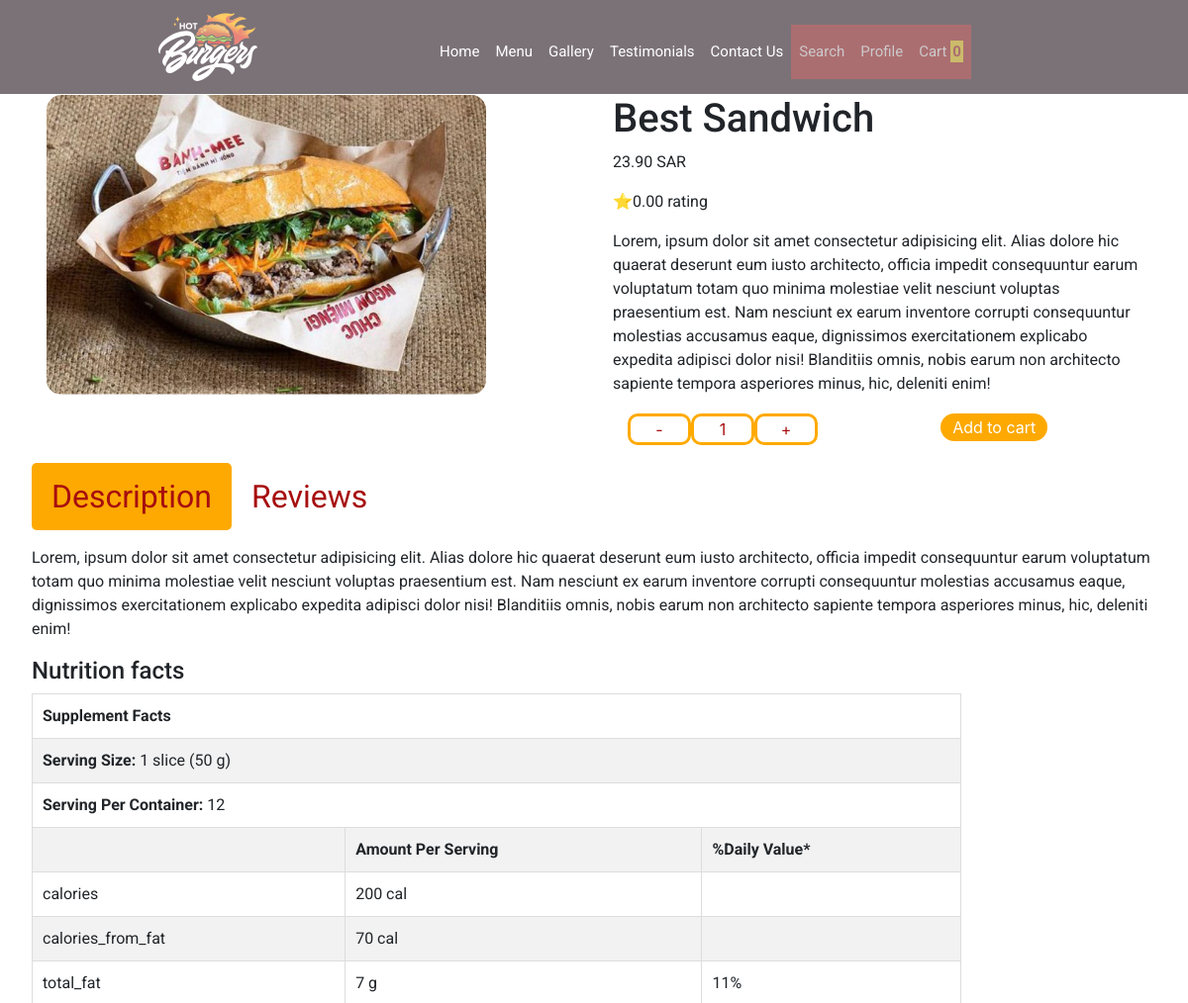
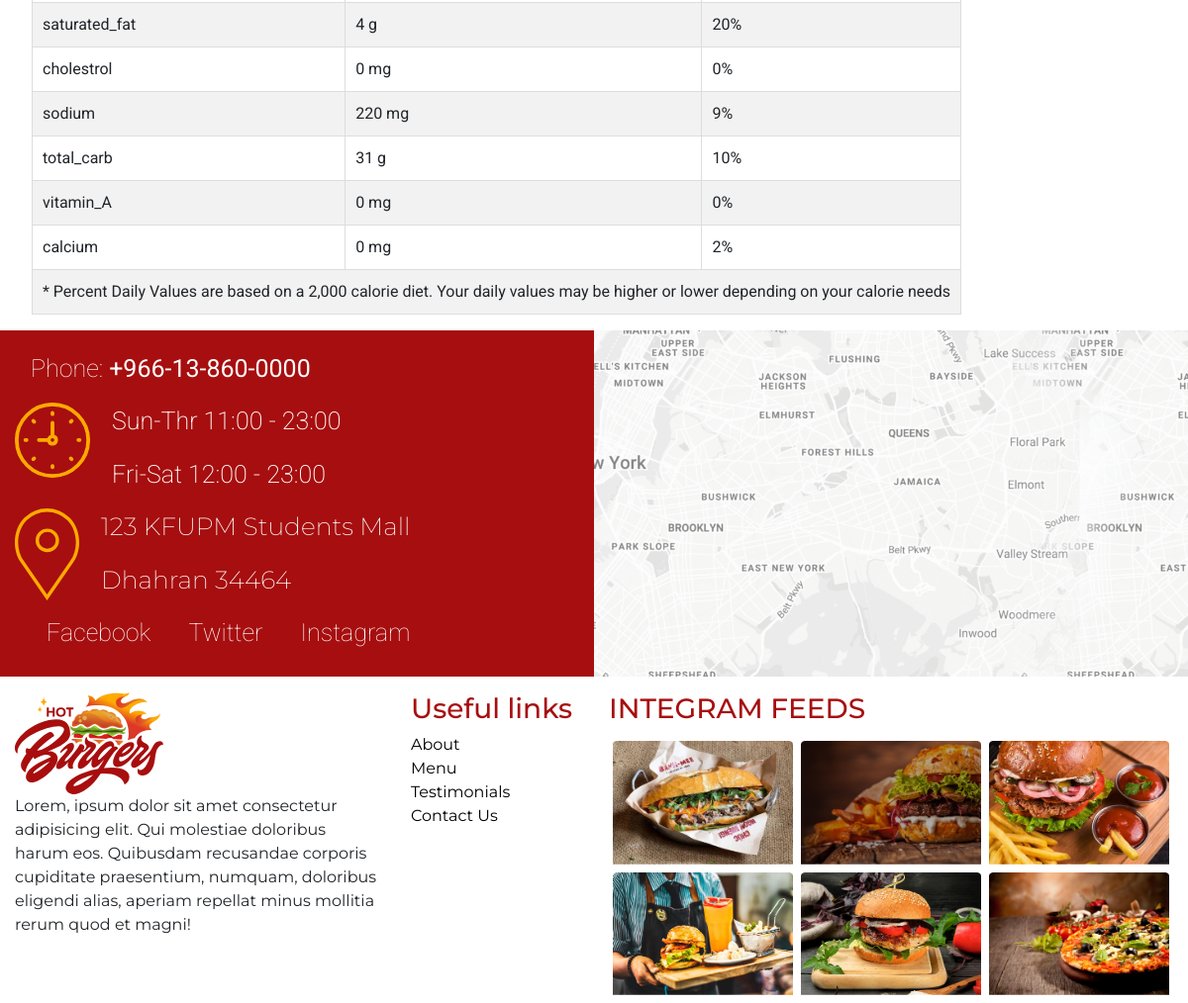
Screenshot of /detail.php?id=1 with the database file from the repository (2 pictures, top to bottom).
### tables this page shows
CREATE TABLE `meal` (
  `id` int(11) NOT NULL,
  `title` varchar(50) NOT NULL,
  `price` decimal(10,4) UNSIGNED NOT NULL,
  `image` varchar(500) NOT NULL,
  `description` varchar(500) NOT NULL
);

### php/meal_db.php (called while the page is built, shortened)
<?php
class Meal_db
{
    private $connection;
    private $host = "localhost";
    private $database = "meals_db";
    private $username = "root";
    private $password = "";
    function __construct()
    {
        $this->connection = mysqli_connect($this->host, $this->username, $this->password, $this->database);
    }
    function getAllMeals()
    {
        $mealsArr = array();
        $query = 'SELECT * FROM meal';
        if ($result = mysqli_query($this->connection, $query)) {
            if (mysqli_num_rows($result) > 0) {
                while ($row = mysqli_fetch_array($result)) {
                    foreach ($this->arr as $facts) {
                        if ($facts["id"] = $row["id"]) {
                            $row["nutrition"] = $facts["nutrition"];
                        }
                    }
                    array_push($mealsArr, $row);
                }
            }
        }
        return $mealsArr;
    }
    function getMealById($id)
    {
        $row = null;
        $query = "SELECT * FROM meal WHERE id=$id";
        if ($result = mysqli_query($this->connection, $query)) {
            if (mysqli_num_rows($result) > 0) {
                if ($row = mysqli_fetch_array($result)) {
                    foreach ($this->arr as $facts) {
                        if ($facts["id"] = $row["id"]) {
                            $row["nutrition"] = $facts["nutrition"];
                        }
                    }
                }
            }
        }
        return $row;
    }
}

### detail.php (the view, shortened to what this page needs)
<!DOCTYPE html>
<html lang="en">
<head>
    <link href="css/style.css" rel="stylesheet">
    <link href="https://maxcdn.bootstrapcdn.com/bootstrap/4.5.2/css/bootstrap.min.css" rel="stylesheet">
</head>
<body>
    <?php
    include_once 'include/inc.header.php';
    ?>
    <?php
    require_once("php/meal_db.php");
    $meals = new Meal_db();
    $id = $_GET["id"];
    $meal = $meals->getMealById($id);
    ?>
    <div class="details" style="padding-left:2rem; padding-right:1.5rem">
        <div class="container-fluid">
            <div class="row">
                <div class="col-md-12 col-lg-6">
                    <img alt=sandwich class="rounded-corners" src="projectImages/<?php echo $meal["image"] ?>">
                </div>
                <div class="col-md-12 col-lg-6">
                    <h1><?php echo $meal["title"] ?></h1>
                    <p><?php echo sprintf("%.2f", $meal["price"]) ?> SAR</p>
                    <?php
                    $rating = 0;
                    ?>
                    <p>⭐<?php echo sprintf("%.2f", $rating) ?> rating</p>
                    <p>Lorem, ipsum dolor sit amet consectetur adipisicing elit. Alias
                        dolore hic quaerat deserunt eum iusto architecto, officia impedit consequuntur earum voluptatum
                        totam quo minima molestiae velit nesciunt voluptas praesentium est. Nam nesciunt ex earum
                        inventore corrupti consequuntur molestias accusamus eaque, dignissimos exercitationem explicabo
                        expedita adipisci dolor nisi! Blanditiis omnis, nobis earum non architecto sapiente tempora
                        asperiores minus, hic, deleniti enim!</p>
                    <div class="container">
                        <div class="row">
                            <div class="col-7 buttons-min-width">
                                <button class="quantity-button" onclick="decreaseQuantity()">-</button>
                                <button class="quantity-button" id="cartQuantityBtn">1</button>
                                <button class="quantity-button" onclick="increaseQuantity()">+</button>
                            </div>
                            <div class="col-5">
                                <a id="count"
                                   href="php/cart.php?<?php echo sprintf("id=%s&back=%s?id=%s&count=1", $id, urlencode("../detail.php"), $id); ?>">
                                    <button class="inline-block yellow-button"
                                            style="color:#a70e0f; border-left:1.5rem">Add to cart
                                    </button>
                                </a>
                            </div>
                        </div>
                    </div>
                </div>
            </div>
        </div>
        <div style="margin-top: 1rem; margin-bottom: 1rem">
            <ul class="nav nav-pills">
                <li class="nav-item"><a class="active description" data-toggle="tab" href="#detailsPane"
                                        onclick="highlightDescription()" id="description">Description</a></li>
                <li class="nav-item"><a class="description" data-toggle="tab" href="#reviewsPane"
                                        onclick="showReviews()" id="reviews"
                                        style="background-color: white;">Reviews</a>
                </li>
            </ul>
        </div>
        <div class="tab-content">
            <div class="tab-pane active" id="detailsPane" role="tabpanel">
                <p><?php echo $meal["description"] ?></p>
                <h4>Nutrition facts</h4>
                <?php
                $nutritionInfo = $meal["nutrition"];
                ?>
                <table class="details-table">
                    <tr>
                        <td colspan="3"><b>Supplement Facts</b></td>
                    </tr>
                    <tr>
                        <td colspan="3"><b>Serving Size: </b><?php echo $nutritionInfo["serving_size"] ?></td>
                    </tr>
                    <tr>
                        <td colspan="3"><b>Serving Per
                                Container: </b><?php echo $nutritionInfo["serving_per_container"] ?></td>
                    </tr>
                    <tr>
                        <td></td>
                        <td><b>Amount Per Serving</b></td>
                        <td><b>%Daily Value*</b></td>
                    </tr>
                    <?php
                    $facts = $nutritionInfo["facts"];
                    ?>
                    <?php for ($i = 0; $i < count($facts); $i++): ?>
                        <tr>
                            <td><?php echo $facts[$i]["item"]; ?></td>
                            <td><?php echo $facts[$i]["amount_per_serving"] . " " . $facts[$i]["unit"]; ?></td>
                            <td><?php echo $facts[$i]["daily_value"]; ?></td>
                        </tr>
                    <?php endfor; ?>
                    <tr>
                        <td colspan="3">* Percent Daily Values are based on a 2,000 calorie diet. Your daily values may
                            be
                            higher or lower depending on your calorie needs
                        </td>
                    </tr>
                </table>
            </div>
        </div>
    </div>
    <?php
    include_once 'include/inc.footer.php';
    ?>
</body>
</html>

### include/inc.header.php (shortened to what this page needs)
<div class="top-nav-container">
    <nav class="navbar navbar-expand-xl navbar-dark top-nav" style="padding-right: 10rem; padding-left: 10rem">
        <img alt="burger" class="navbar-brand white-logo" src="projectImages/logo-White.svg" width="100">
        <div class="collapse navbar-collapse left-margin" id="collapsibleNavbar">
            <ul class="navbar-nav">
                <li class="nav-item">
                    <a class="nav-link" href="index.php">Home</a>
                </li>
                <li class="nav-item">
                    <a class="nav-link" href="index.php#menu">Menu</a>
                </li>
                <li class="nav-item">
                    <a class="nav-link" href="index.php#gallery">Gallery</a>
                </li>
                <li class="nav-item">
                    <a class="nav-link" href="index.php#testimonials">Testimonials</a>
                </li>
                <li class="nav-item">
                    <a class="nav-link" href="#contactUs">Contact Us</a>
                </li>
                <li class="nav-item">
                    <a class="nav-link active-a" href="#">Search</a>
                </li>
                <li class="nav-item">
                    <a class="nav-link active-a" href="#">Profile</a>
                </li>
                <li class="nav-item">
                    <a class="nav-link active-a" data-target="#cartContent" data-toggle="modal" href="#">Cart <span
                                class="cart-quantity" id="cartQuantity"><?php
                            require_once("php/meal_db.php");
                            $meals = new Meal_db();
                            $mealsArray = $meals->getAllMeals();
                            if (isset($_COOKIE["cart"])) {
                                $cookieStr = $_COOKIE["cart"];
                                echo ((strlen($cookieStr) - 1) / 2) + 1;
                            } else {
                                echo "0";
                            }
                            ?></span></a>
                </li>
            </ul>
        </div>
    </nav>
</div>
                    <?php
                    require_once("php/meal_db.php");
                            ?>

### include/inc.footer.php
<div class="margin-top-1rem white-text container-fluid">
    <div class="row">
        <div class="contact col-lg-6" id="contactUs">
            <div>
                <p class="roboto">Phone: <b>+966-13-860-0000</b></p>
                <div>
                    <img alt="clock" class="inline-block" height="76" src="projectImages/clock.svg" width="76" style="vertical-align: top;">
                    <div class="inline-block">
                        <p>Sun-Thr 11:00 - 23:00</p>
                        <p>Fri-Sat 12:00 - 23:00</p>
                    </div>
                </div>
                <div>
                    <img alt="clock" height="93" src="projectImages/placeholder.svg" style="vertical-align: top;"
                         width="65">
                    <div class="inline-block">
                        <p class="montserrat" style="font-weight: 200;">123 KFUPM Students Mall</p>
                        <p class="montserrat" style="font-weight: 200;">Dhahran 34464</p>
                    </div>
                </div>
                <div class="socials">
                    <div class="roboto" style="margin-bottom: 20px;">
                        <a href="https://www.facebook.com" style="color:white">Facebook</a>
                        <a href="https://www.twitter.com" style="color:white">Twitter</a>
                        <a href="https://www.instagram.com" style="color:white">Instagram</a>
                    </div>
                </div>
            </div>
        </div>
        <div class="map-background col-lg-6"></div>
    </div>
</div>
<div class="bottom-nav margin-top-1rem container-fluid">
    <div class="row">
        <div class="padding-right col-lg-4 col-md-12 col-xs-12">
            <img alt="burger red logo" src="projectImages/logo-red.svg">
            <p class="paragraph4">Lorem, ipsum dolor sit amet consectetur adipisicing elit. Qui molestiae doloribus
                harum eos. Quibusdam recusandae corporis cupiditate praesentium, numquam, doloribus eligendi alias,
                aperiam repellat minus mollitia rerum quod et magni!
            </p>
        </div>
        <div class="bottom-links col-lg-2 col-md-4 col-xs-12">
            <h3>Useful links</h3>
            <nav>
                <ul>
                    <li><a href="#">About</a></li>
                    <li><a href="#menu">Menu</a></li>
                    <li><a href="#testimonials">Testimonials</a></li>
                    <li><a href="#contactUs">Contact Us</a></li>
                </ul>
            </nav>
        </div>
        <div class="col-lg-6 col-md-8 col-xs-12 mx-auto">
            <div class="d-flex flex-row bd-highlight mb-2 mx-auto" style="max-width: 768px;">
                <h3 class="text-left">INTEGRAM FEEDS</h3>
            </div>
            <div class="d-flex flex-row bd-highlight mb-2 mx-auto" style="max-width: 768px;">
                <a class="d-flex align-items-stretch mx-1" href="https://www.instagram.com"><img alt="insta meal1" src="projectImages/meal1.png" class="img-fluid"></a>
                <a class="d-flex align-items-stretch mx-1"  href="https://www.instagram.com"><img alt="insta meal2" src="projectImages/meal2.png" class="img-fluid"></a>
                <a class="d-flex align-items-stretch mx-1"  href="https://www.instagram.com"><img alt="insta meal3" src="projectImages/meal3.png" class="img-fluid"></a>
            </div>
            <div class="d-flex flex-row bd-highlight mb-2 mx-auto" style="max-width: 768px;">
                <a class="d-flex align-items-stretch mx-1"  href="https://www.instagram.com"><img alt="insta meal4" src="projectImages/meal4.png" class="img-fluid"></a>
                <a class="d-flex align-items-stretch mx-1"  href="https://www.instagram.com"><img alt="insta meal5" src="projectImages/meal5.png" class="img-fluid"></a>
                <a class="d-flex align-items-stretch mx-1"  href="https://www.instagram.com"><img alt="insta meal6" src="projectImages/meal6.png" class="img-fluid"></a>
            </div>
        </div>
    </div>
</div>

### css/style.css (style rules this page uses)
html { width: 100%; height: 100%; margin: 0; padding: 0; overflow-x: hidden; }
body { width: 100%; height: 100%; margin: 0; padding: 0; overflow-x: hidden; }
h1, h2, h4, h5, h6, p, button, .socials a { font-family: 'Roboto', sans-serif; }
h3 { font-family: 'Montserrat', sans-serif; }
a { color: white; }
a, a:hover, a:focus { text-decoration: none !important; }
ul { list-style-type: none; }
body { margin: 0; padding: 0; }
button { border: none; }
.yellow-button { color:white !important; padding: 2px 12px !important; background-color: #fda901 !important; border-radius: 25px !important; }
.details-table { border-collapse: collapse; }
.details-table th, .details-table td { border: 1px solid #ddd; }
.details-table td { padding: 10px; font-family: Roboto, sans-serif; }
.details-table tr:nth-child(even) { background: #f2f2f2 }
.paragraph4 { font-family: 'Montserrat', sans-serif; text-align: left; }
.montserrat { font-family: 'Montserrat', sans-serif; color: white; }
.roboto { font-family: 'Roboto', sans-serif; color: white; font-weight: 100; }
.white-text { color: white; }
.inline-block { display: inline-block; }
.rounded-corners { border-radius: 15px; }
.flex-container b, li { font-family: 'Roboto', sans-serif; }
.margin-top-1rem { margin-top: 1rem; }
.left-margin { margin-left: 10rem; }
.top-nav { font-family: "Montserrat", sans-serif; display: inline; position: fixed; color: white; opacity: 61%; background-color: #281923; padding-right: 10rem; padding-left: 10rem; }
.top-nav a { color: white !important; text-align: center; padding: 16px 18px; font-size: 15px; margin-top: 10px; }
.top-nav a.active-a { background-color: #A80E0E; opacity: 61%; }
.top-nav-container { padding: 0; margin: 0; z-index: 10; height: 6rem; width: 100%; position: fixed; }
.cart-quantity { background-color: #FFDD00; padding: 2px 2px; color: #a70e0f; font-weight: bold; }
.details { margin-top: 6rem; }
.description { text-align: left; color: #a70e0f; font-size: 32px; background-color: #fda901; padding: 10px 20px; border-radius: 5px; display:inline-block; }
.quantity-button { color: #a70e0f; background-color: transparent; width: 4rem; border-radius: 10px; border: 3px solid #FFAA00; float: left; }
.container { padding: 2px 16px; }
.contact { background-color: #a70e0f; position: relative; font-family: 'Roboto', sans-serif; font-weight: 200; font-size: 25px; padding-top: 20px; }
.contact p { margin-left: 1rem; }
.contact a { color: white; margin-left: 2rem; }
.bottom-nav a { font-family: 'Montserrat', sans-serif; color: black; }
.bottom-nav h3 { color: #a70e0f; }
.map-background { background-image: url("../projectImages/map.png"); background-repeat: no-repeat; background-size: cover; min-height: 350px; }
.bottom-nav ul { padding-left: 0; }
.padding-right { padding-right: 3rem; }
.aligned10, .bottom-nav { padding-left: 10rem; padding-right: 10rem; }

### rows the page displays
meal: image (picture), title "Best Sandwich", price "23.90", description "Lorem, ipsum dolor sit amet consectetur adipisicing elit. Alias dolore hic quaerat deserunt eum iusto architecto, officia impedit consequuntur earum voluptatum totam quo minima molestiae velit nesciunt voluptas praesentium est. Nam nesciunt ex earum inventore corrupti consequuntur molestias accusamus eaque, dignissimos exercitationem explicabo expedita adipisci dolor nisi! Blanditiis omnis, nobis earum non architecto sapiente tempora asperiores minus, hic, deleniti enim!"

### other values shown
$rating "0.00"
$nutritionInfo["serving_size"] "1 slice (50 g)"
$nutritionInfo["serving_per_container"] "12"
$facts[$i]["item"] "calories"
$facts[$i]["amount_per_serving"] "200"
$facts[$i]["unit"] "cal"
$facts[$i]["item"] "calories_from_fat"
$facts[$i]["amount_per_serving"] "70"
$facts[$i]["item"] "total_fat"
$facts[$i]["amount_per_serving"] "7"
$facts[$i]["unit"] "g"
$facts[$i]["daily_value"] "11%"
$facts[$i]["item"] "saturated_fat"
$facts[$i]["amount_per_serving"] "4"
$facts[$i]["daily_value"] "20%"
